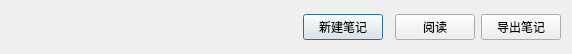
<?xml version="1.0" encoding="UTF-8"?>
<ui version="4.0">
 <class>NoteTool</class>
 <widget class="QDialog" name="NoteTool">
  <property name="geometry">
   <rect>
    <x>0</x>
    <y>0</y>
    <width>572</width>
    <height>54</height>
   </rect>
  </property>
  <property name="windowTitle">
   <string>Dialog</string>
  </property>
  <layout class="QHBoxLayout" name="horizontalLayout">
   <property name="topMargin">
    <number>2</number>
   </property>
   <property name="bottomMargin">
    <number>2</number>
   </property>
   <item>
    <spacer name="horizontalSpacer">
     <property name="orientation">
      <enum>Qt::Horizontal</enum>
     </property>
     <property name="sizeHint" stdset="0">
      <size>
       <width>40</width>
       <height>20</height>
      </size>
     </property>
    </spacer>
   </item>
   <item alignment="Qt::AlignVCenter">
    <widget class="QPushButton" name="newBookBtn">
     <property name="text">
      <string>新建笔记</string>
     </property>
    </widget>
   </item>
   <item>
    <widget class="PullDownList" name="pull">
     <property name="minimumSize">
      <size>
       <width>0</width>
       <height>0</height>
      </size>
     </property>
     <property name="frameShape">
      <enum>QFrame::StyledPanel</enum>
     </property>
     <property name="frameShadow">
      <enum>QFrame::Raised</enum>
     </property>
    </widget>
   </item>
   <item alignment="Qt::AlignVCenter">
    <widget class="QPushButton" name="readBtn">
     <property name="text">
      <string>阅读</string>
     </property>
    </widget>
   </item>
   <item alignment="Qt::AlignVCenter">
    <widget class="QPushButton" name="outBookBtn">
     <property name="text">
      <string>导出笔记</string>
     </property>
    </widget>
   </item>
  </layout>
 </widget>
 <customwidgets>
  <customwidget>
   <class>PullDownList</class>
   <extends>QFrame</extends>
   <header>view/pulldownlist/pulldownlist.h</header>
   <container>1</container>
  </customwidget>
 </customwidgets>
 <resources/>
 <connections/>
</ui>
